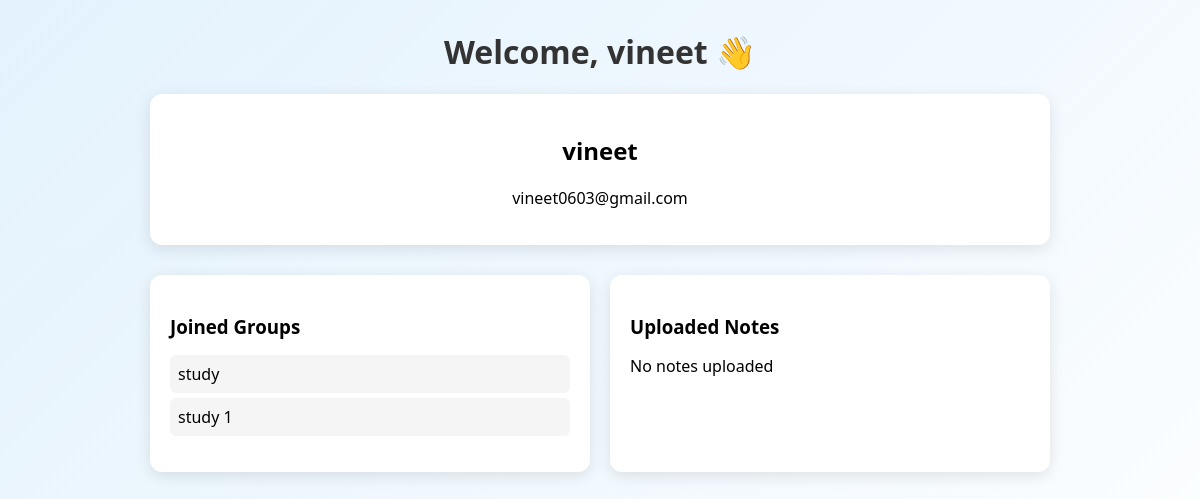
The app's page /account/profile/ (signed in), older data.
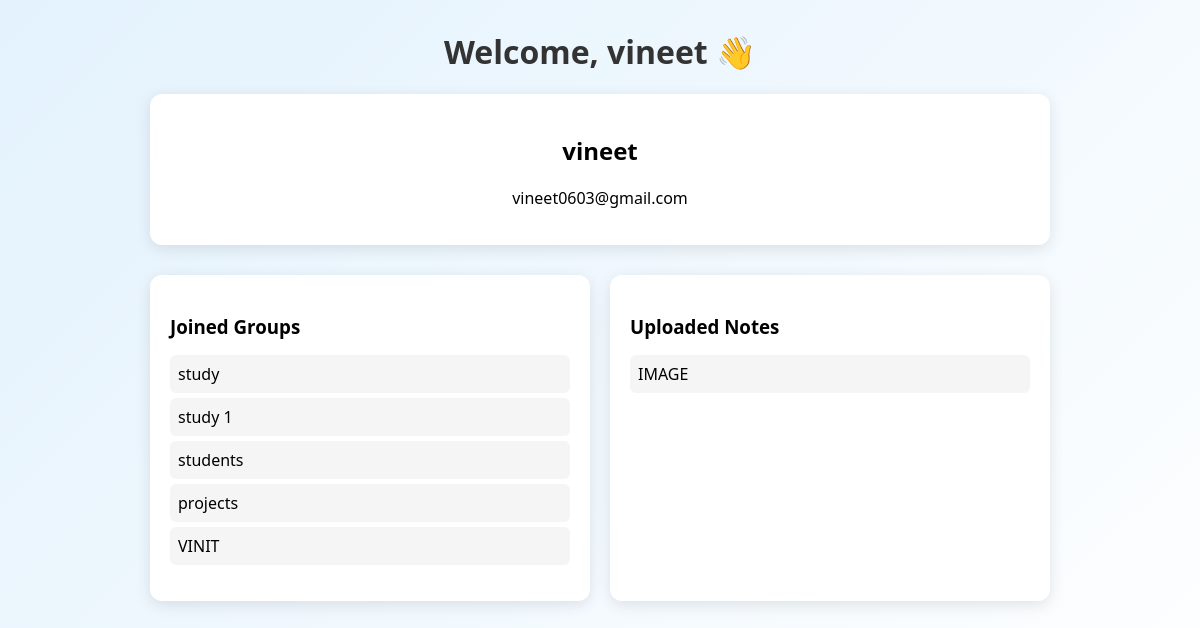
The same page, newer data.
### groups/models.py (models this page shows, shortened)
class Group(models.Model):
    name = models.CharField(max_length=100)
    subject = models.CharField(max_length=100)
    description = models.TextField()
    creator = models.ForeignKey(User, on_delete=models.CASCADE)
    members = models.ManyToManyField(User, related_name='study_groups')

class Note(models.Model):
    group = models.ForeignKey(Group, on_delete=models.CASCADE,related_name='notes')
    title = models.CharField(max_length=200)
    file = models.FileField(upload_to='group_notes/')
    uploaded_by = models.ForeignKey(User, on_delete=models.CASCADE)
    uploaded_at = models.DateTimeField(auto_now_add=True)

### account/views.py (the view)
# urls.py: path('profile/', views.profile, name='profile'),
@login_required
def profile(request):
    user = request.user
    joined_groups = Group.objects.filter(members=user)  # adjust if your field name differs
    notes = Note.objects.filter(uploaded_by=user)
    return render(request, 'account/profile.html', {
        'user': user,
        'joined_groups': joined_groups,
        'notes': notes
    })

### account/templates/account/profile.html (shortened to what this page needs)
{% load static %}
<html>
<head>
    <link rel="stylesheet" href="{% static 'account/css/profile.css' %}">
</head>
<body>
<div class="container">
    <div class="header">
        <h1>Welcome, {{ user.username }} 👋</h1>
    </div>
    <div class="profile-card">
        <h2>{{ user.username }}</h2>
        <p>{{ user.email }}</p>
    </div>
    <div class="stats">
        <div class="card">
            <h3>Joined Groups</h3>
            {% if joined_groups %}
                <ul>
                    {% for group in joined_groups %}
                        <li>{{ group.name }}</li>
                    {% endfor %}
                </ul>
            {% else %}
                <p>No groups joined</p>
            {% endif %}
        </div>
        <div class="card">
            <h3>Uploaded Notes</h3>
            {% if notes %}
                <ul>
                    {% for note in notes %}
                        <li>{{ note.title }}</li>
                    {% endfor %}
                </ul>
            {% else %}
                <p>No notes uploaded</p>
            {% endif %}
        </div>
    </div>
</div>
</body>
</html>

Row changes from the older to the newer data that the page shows:
added Group: name "students"
added Group: name "projects"
added Group: name "VINIT"
added Note: title "IMAGE"
Text that changed along with them:
text no longer shown: "No notes uploaded"
